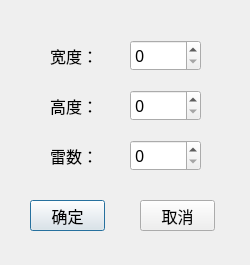
<?xml version="1.0" encoding="UTF-8"?>
<ui version="4.0">
 <class>Dialog</class>
 <widget class="QDialog" name="Dialog">
  <property name="geometry">
   <rect>
    <x>0</x>
    <y>0</y>
    <width>250</width>
    <height>265</height>
   </rect>
  </property>
  <property name="windowTitle">
   <string>Dialog</string>
  </property>
  <widget class="QPushButton" name="pushButton">
   <property name="geometry">
    <rect>
     <x>30</x>
     <y>200</y>
     <width>75</width>
     <height>31</height>
    </rect>
   </property>
   <property name="font">
    <font>
     <family>Microsoft YaHei</family>
     <pointsize>12</pointsize>
    </font>
   </property>
   <property name="text">
    <string>确定</string>
   </property>
  </widget>
  <widget class="QPushButton" name="pushButton_2">
   <property name="geometry">
    <rect>
     <x>140</x>
     <y>200</y>
     <width>75</width>
     <height>31</height>
    </rect>
   </property>
   <property name="font">
    <font>
     <family>Microsoft YaHei</family>
     <pointsize>12</pointsize>
    </font>
   </property>
   <property name="text">
    <string>取消</string>
   </property>
   <property name="autoDefault">
    <bool>false</bool>
   </property>
  </widget>
  <widget class="QLabel" name="label">
   <property name="geometry">
    <rect>
     <x>50</x>
     <y>40</y>
     <width>54</width>
     <height>31</height>
    </rect>
   </property>
   <property name="font">
    <font>
     <family>Microsoft YaHei</family>
     <pointsize>12</pointsize>
    </font>
   </property>
   <property name="text">
    <string>宽度：</string>
   </property>
  </widget>
  <widget class="QLabel" name="label_2">
   <property name="geometry">
    <rect>
     <x>50</x>
     <y>90</y>
     <width>54</width>
     <height>31</height>
    </rect>
   </property>
   <property name="font">
    <font>
     <family>Microsoft YaHei</family>
     <pointsize>12</pointsize>
    </font>
   </property>
   <property name="text">
    <string>高度：</string>
   </property>
  </widget>
  <widget class="QLabel" name="label_3">
   <property name="geometry">
    <rect>
     <x>50</x>
     <y>140</y>
     <width>54</width>
     <height>31</height>
    </rect>
   </property>
   <property name="font">
    <font>
     <family>Microsoft YaHei</family>
     <pointsize>12</pointsize>
    </font>
   </property>
   <property name="text">
    <string>雷数：</string>
   </property>
  </widget>
  <widget class="QSpinBox" name="spinBox">
   <property name="geometry">
    <rect>
     <x>130</x>
     <y>40</y>
     <width>71</width>
     <height>31</height>
    </rect>
   </property>
   <property name="font">
    <font>
     <family>Microsoft YaHei</family>
     <pointsize>12</pointsize>
    </font>
   </property>
  </widget>
  <widget class="QSpinBox" name="spinBox_2">
   <property name="geometry">
    <rect>
     <x>130</x>
     <y>90</y>
     <width>71</width>
     <height>31</height>
    </rect>
   </property>
   <property name="font">
    <font>
     <family>Microsoft YaHei</family>
     <pointsize>12</pointsize>
    </font>
   </property>
  </widget>
  <widget class="QSpinBox" name="spinBox_3">
   <property name="geometry">
    <rect>
     <x>130</x>
     <y>140</y>
     <width>71</width>
     <height>31</height>
    </rect>
   </property>
   <property name="font">
    <font>
     <family>Microsoft YaHei</family>
     <pointsize>12</pointsize>
    </font>
   </property>
   <property name="value">
    <number>0</number>
   </property>
  </widget>
 </widget>
 <resources/>
 <connections/>
</ui>
